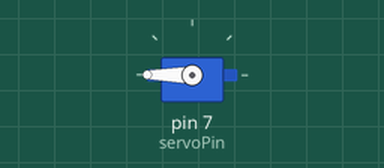
The sketch below on a simulated Arduino Uno, built with avr-gcc and run on an emulated ATmega328P. Shown: servo.

Above: at 0.05 s.
At 4.0 s:
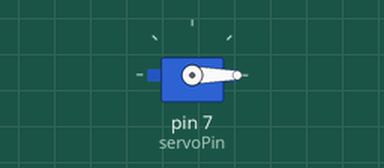
Timing chart, 0 to 5.2 s (numbered marks = the images above):
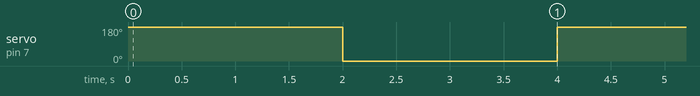

The sketch:

servo_motor.ino
```cpp
#include<Servo.h>
const int servoPin = 7; // connect signal pin to pin 5
int servoPos = 0;
Servo myServo; // create a servo object

void setup()
{
Serial.begin(9600);
myServo.attach(servoPin);
}

void loop()
{
myServo.write(180);
delay(2000);
myServo.write(0);
delay(2000);
}
```

Measured:
- by itself, servo on pin 7 (servoPin): alternates 180° for 2.0 s and 0° for 2.0 s
